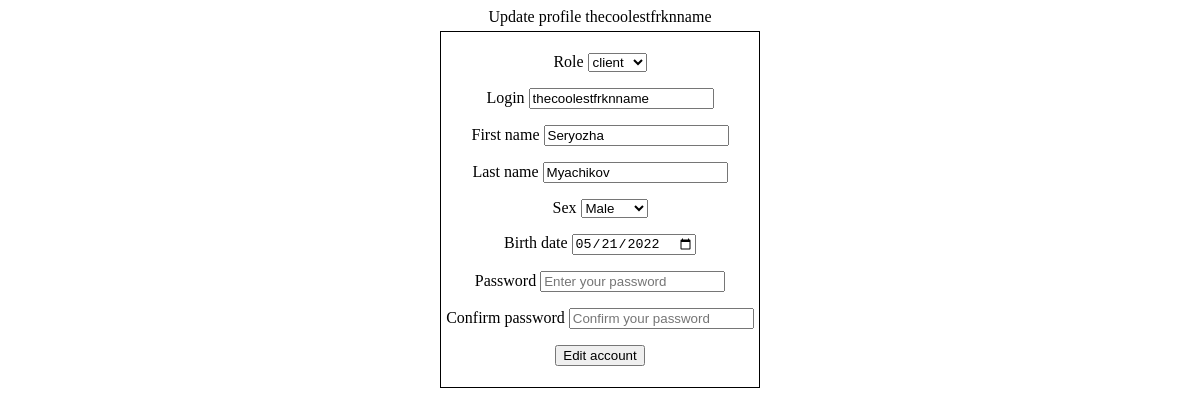
The app's page /manage-accounts.php?action=edit&user=thecoolestfrknname (signed in) with its own data.
### tables this page shows
CREATE TABLE `users` (
  `id` int NOT NULL,
  `role_id` int NOT NULL,
  `login` varchar(50) NOT NULL,
  `password` varchar(255) NOT NULL,
  `first_name` varchar(50) NOT NULL,
  `last_name` varchar(50) NOT NULL,
  `sex` varchar(30) NOT NULL,
  `birth_date` date NOT NULL
);

### includes/db-arrays-fetch.php (called while the page is built)
<?php
class FetchArray {
  function generateRolesArray() {
    require 'includes/connect.php';
    $stmt = $pdo -> prepare('SELECT role_name FROM roles');
    $stmt -> execute();
    $roles_array = $stmt -> fetchAll();
    $roles_count = 1;
    foreach ($roles_array as $main_roles_row => $inner_roles_array) {
      foreach ($inner_roles_array as $inner_roles_row => $roles_value)
        $roles[$roles_count] = $roles_value;
      $roles_count++;
    }
    return $roles;
  }
  function generateSexesArray() {
    require 'includes/connect.php';
    $stmt = $pdo -> prepare('SELECT name FROM sexes');
    $stmt -> execute();
    $sexes_array = $stmt -> fetchAll();
    $roles_count = 1;
    foreach ($sexes_array as $main_sexes_row => $inner_sexes_array) {
      foreach ($inner_sexes_array as $inner_sexes_row => $sexes_value)
        $sexes[$roles_count] = $sexes_value;
      $roles_count++;
    }
    return $sexes;
  }
}

### manage-accounts.php (the view, shortened to what this page needs)
<?php
class AccountManagement {
  function checkAction() {
    $accmgmt = new AccountManagement();
    if($_GET['action'] == 'edit') {
      $accmgmt -> editAccount();
    }
  }
  function editAccount() {
    require 'includes/connect.php';
    require 'includes/db-arrays-fetch.php';
    require 'includes/header.php';
    $user_to_edit = $_GET['user'];
    $stmt = $pdo -> prepare('SELECT role_id, login, first_name, last_name, sex, birth_date FROM users WHERE login = ?');
    $stmt -> execute(array($user_to_edit));
    if ($stmt -> rowCount() == 0) {
      $_SESSION['errorMsg'] = 'The user doesn\'t exist.';
      header('Location: /index.php');
      die();
    }
    else {
      $user_row = $stmt -> fetch();
      $roles = (new FetchArray) -> generateRolesArray();
      $sexes = (new FetchArray) -> generateSexesArray();
      echo 'Update profile ' . $user_row['login'];
      echo '
      <div>
      <form action="/manage-accounts.php?action=update&user=' . $user_to_edit . '" method="post">
        <p>
        <label for="role">Role</label>
        <select name="role">';
      foreach ($roles as $role_key => $role_value)
        {
          if ($role_key == $user_row['role_id']) {
            echo '<option value="' . $role_value . '" selected>' . $role_value . '</option>';
          }
          else echo '<option value="' . $role_value . '">' . $role_value . '</option>';
        }
      echo '
        </select></p>
        <p>
        <label for="login">Login</label>
        <input type="text" name="login" class="" value="' . $user_row['login'] . '" required="required" placeholder="Please enter login"></p>
        <p>
        <label for="first_name">First name</label>
        <input type="text" name="first_name" class="" value="' . $user_row['first_name'] . '" required="required" placeholder="Please enter first name"></p>
        <p>
        <label for="last_name">Last name</label>
        <input type="text" name="last_name" class="" value="' . $user_row['last_name'] . '" required="required" placeholder="Please enter last name"></p>
        <p>
        <label for="sex">Sex</label>
        <select name="sex">';
      foreach ($sexes as $key => $value)
        {
          if ($value == $user_row['sex']) {
            echo '<option value="' . $value . '" selected>' . $value . '</option>';
          }
          else echo '<option value="' . $value . '">' . $value . '</option>';
        }
      echo '
        </select></p>
        <p>
        <label for="birth_date">Birth date</label>
        <input type="date" name="birth_date" class="" required="required" value="' . $user_row['birth_date'] . '"></p>
        <p>
        <label for="psw">Password</label>
        <input type="password" name="psw" class="" placeholder="Enter your password"></p>
        <p>
        <label for="confirm_psw">Confirm password</label>
        <input type="password" name="confirm_psw" class="" placeholder="Confirm your password"></p>
        <p><input type="submit" value="Edit account"></p>
      </form>
      <div>';
    }
  }
}
(new AccountManagement) -> checkAction();

### styles.css (style rules this page uses)
.main > div { padding: 5px 0 5px 0; text-align: center; }
.main > div > form, table { padding: 5px; border: 0.5px solid #000; }

### records on screen
users: login "thecoolestfrknname", role "client", first_name "Seryozha", last_name "Myachikov", sex "Male", birth_date "05/21/2022"
